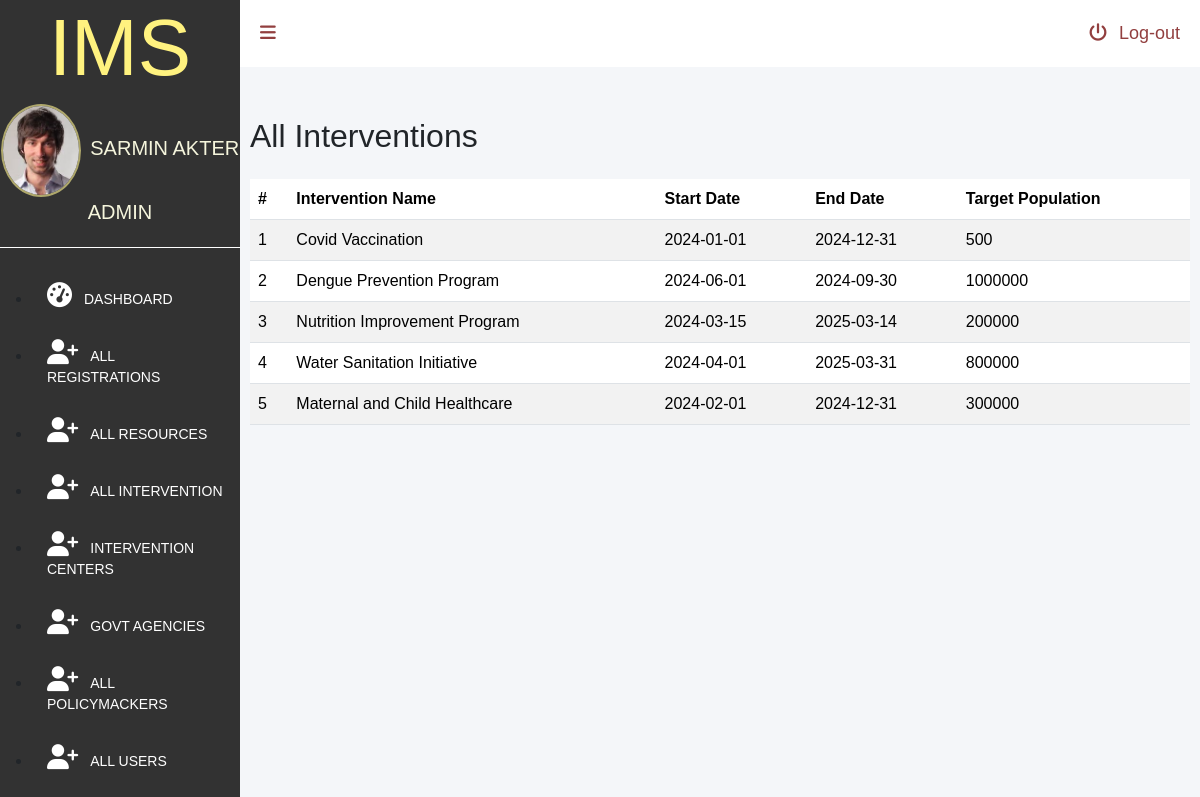
Page /admin/all-intervention.php (signed in) on the committed database.
### tables this page shows
CREATE TABLE `users`  (
  `userId` int(11) NOT NULL AUTO_INCREMENT,
  `name` varchar(255) NULL DEFAULT NULL,
  `username` varchar(255) NULL DEFAULT NULL,
  `role` varchar(255) NULL DEFAULT NULL,
  `password` varchar(255) NULL DEFAULT NULL,
  `email` varchar(255) NULL DEFAULT NULL,
  PRIMARY KEY (`userId`) USING BTREE
);

CREATE TABLE `intervention_t`  (
  `interventionID` char(5) NOT NULL,
  `interventionName` varchar(30) NULL DEFAULT NULL,
  `startDate` date NULL DEFAULT NULL,
  `endDate` date NULL DEFAULT NULL,
  `targetPopulation` int(11) NULL DEFAULT NULL,
  PRIMARY KEY (`interventionID`) USING BTREE
);

### admin/all-intervention.php (the view, shortened to what this page needs)
<?php
  require_once '../lib/database.php';
 ?>
<!DOCTYPE html>
<html lang="en">
<head>
    <link href="https://cdn.jsdelivr.net/npm/bootstrap@5.3.3/dist/css/bootstrap.min.css" rel="stylesheet">
    <link rel="stylesheet" href="dashboard.css">
</head>
<body>
<div id="dashboardMainContainer">
    <?php include('partials/sidebar.php')?>
    <div class="dashboard_content_container" id="dashboard_content_container">
        <?php include('partials/topnav.php')?>
        <div class="dashboard_content">
            <div class="d-flex justify-content-between pb-3">
              <h2>All Interventions</h2>
            </div>
            <table class="table table-striped">
              <thead>
                  <tr>
                      <th>#</th>
                      <th>Intervention Name</th>
                      <th>Start Date</th>
                      <th>End Date</th>
                      <th>Target Population</th>
                  </tr>
              </thead>
              <tbody>
                <?php
                  $sql = "SELECT * FROM `intervention_t`";
                  $result = $conn->query($sql);
                  if ($result->num_rows > 0) {
                    $i = 0;
                    while($row = $result->fetch_assoc()) {
                    $i++;
                    ?>
                    <tr>
                      <td><?php echo $i; ?></td>
                      <td><?=$row["interventionName"]; ?></td>
                      <td><?=$row["startDate"]; ?></td>
                      <td><?=$row["endDate"]; ?></td>
                      <td><?=$row["targetPopulation"]; ?></td>
                    </tr>
                    <?php
                    }
                  } else {
                      echo "0 results";
                  }
                 ?>
              </tbody>
            </table>
        </div>
       </div>
    </div>
</body>
</html>

### admin/partials/sidebar.php (shortened to what this page needs)
<?php
require_once '../lib/database.php';
if(isset($_SESSION['userId'])) {
    $userId = $_SESSION['userId'];
    $ustmt = $conn->prepare("SELECT * FROM `users` WHERE userId = ?");
    $ustmt->bind_param("s", $userId);
    $ustmt->execute();
    $allUsersResult = $ustmt->get_result();
    $allUsers = $allUsersResult->fetch_all(MYSQLI_ASSOC)[0];
} else {
    header("Location: login.php");
    exit();
}
?>
<div class="dashboard_sidebar" id="dashboard_sidebar">
            <h3 class="dashboard_logo" id="dashboard_logo">IMS</h3>
             <div class="dashboard_sidebar_user" >
              <img src="userimage.jpg" alt="User image."  id="userimage">
              <?php
                    $userName = "";
                    $role = "";
                    if (isset($allUsers["name"])) {
                        $userName = $allUsers["name"];
                        $role = $allUsers["role"];
                    }elseif (isset($allPolicymakers["policymakerName"])) {
                       $userName =$allPolicymakers["policymakerName"];
                       $role =$allPolicymakers["role"];
                    }elseif (isset($allIntervention["centreName"])) {
                       $userName =$allIntervention["centreName"];
                       $role =$allIntervention["role"];
                    }elseif (isset($allAgencies["agencyName"])) {
                        $userName =$allAgencies["agencyName"];
                        $role = "Govt Agency";
                     }
                ?>
              <span>
                <?=$userName;?>
               </span>
               <span>
                   <?=$role;?>
               </span>
            </div>
            <div class="dashboard_sidebar_menus">
                <ul class="dashboard_menus_lists" >
                    <li >
                        <a href="./dashboard.php" ><i class="fa fa-dashboard"></i><span class="menuText">Dashboard</span></a>
                    </li>
                    <?php
                    if ((isset($allUsers['role']) && $allUsers['role'] == 'admin')) {
                    ?>
                    <li >
                        <a href="reg-users.php" ><i class="fa fa-user-plus"></i><span class="menuText">All Registrations</span></a>
                    </li>
                    <?php
                    }
                        if ((isset($allUsers['role']) && $allUsers['role'] == 'admin') || (isset($allIntervention['role']) && $allIntervention['role'] == 'intervention') || (isset($allPolicymakers['role']) && $allPolicymakers['role'] == 'policymaker') || (isset($allAgencies['role']) && $allAgencies['role'] == 'ageny')) {
                     ?>
                    <li>
                        <a href="all-resources.php" ><i class="fa fa-user-plus"></i><span class="menuText">All Resources</span></a>
                    </li>
                    <li>
                        <a href="all-intervention.php" ><i class="fa fa-user-plus"></i><span class="menuText">All Intervention</span></a>
                    </li>
                    <li>
                       <a href="intervention-centers.php" ><i class="fa fa-user-plus"></i><span class="menuText">Intervention Centers</span></a>
                    </li>
                    <li>
                       <a href="gov-agencies.php" ><i class="fa fa-user-plus"></i><span class="menuText">Govt Agencies</span></a>
                    </li>
                    <?php
                    }
                        if ((isset($allUsers['role']) && $allUsers['role'] == 'admin') || (isset($allPolicymakers['role']) && $allPolicymakers['role'] == 'policymaker')) {
                     ?>
                    <li>
                        <a href="policymacker.php" ><i class="fa fa-user-plus"></i><span class="menuText">All Policymackers</span></a>
                    </li>
                    <?php
                    }
                        if ((isset($allUsers['role']) && $allUsers['role'] == 'admin')) {
                     ?>
                     <li>
                         <a href="all-users.php" ><i class="fa fa-user-plus"></i><span class="menuText">All Users</span></a>
                    </li>
                    <?php } ?>
                </ul>
            </div>
        </div>

### admin/dashboard.css (style rules this page uses)
* { font-family: 'Poppins', sans-serif; margin:0; padding:0; box-sizing: border-box; outline: none; text-decoration: none; }
#dashboardMainContainer { display: flex; flex-direction: row; }
div.dashboard_sidebar { width:20%; background: #323232; height:150vh ; }
div.dashboard_content_container { width:80%; background: #f4f6f9; }
h3.dashboard_logo { color: #fff27f; font-size: 80px; text-align: center; }
div.dashboard_sidebar_user { text-align:center; position: relative; padding-bottom:20px ; border-bottom: 1px solid #fff }
div.dashboard_sidebar_user img { width:80px; display: inline-block; border-radius: 50%; border:2px solid #aea76b; margin-right: 5px; vertical-align: middle; }
div.dashboard_sidebar_user span { top: 20%; font-size: 20px; text-transform:uppercase; color:beige; display: inline-block; }
ul.dashboard_menus_lists { margin-top: 20px; }
ul.dashboard_menus_lists li { padding: 15px 15px; text-transform: uppercase; }
ul.dashboard_menus_lists li a { text-decoration: none; color: #fff; font-size: 14px; display: block; }
ul.dashboard_menus_lists li a i { font-size: 25px; }
.fa { padding-right: 12px; }
div.dashboard_content { padding: 50px 10px 10px 10px; }

### rows in the picture
users: name "SARMIN AKTER", role "ADMIN"
intervention_t: interventionName "Covid Vaccination", startDate "2024-01-01", endDate "2024-12-31", targetPopulation "500"
intervention_t: interventionName "Dengue Prevention Program", startDate "2024-06-01", endDate "2024-09-30", targetPopulation "1000000"
intervention_t: interventionName "Nutrition Improvement Program", startDate "2024-03-15", endDate "2025-03-14", targetPopulation "200000"
intervention_t: interventionName "Water Sanitation Initiative", startDate "2024-04-01", endDate "2025-03-31", targetPopulation "800000"
intervention_t: interventionName "Maternal and Child Healthcare", startDate "2024-02-01", endDate "2024-12-31", targetPopulation "300000"
